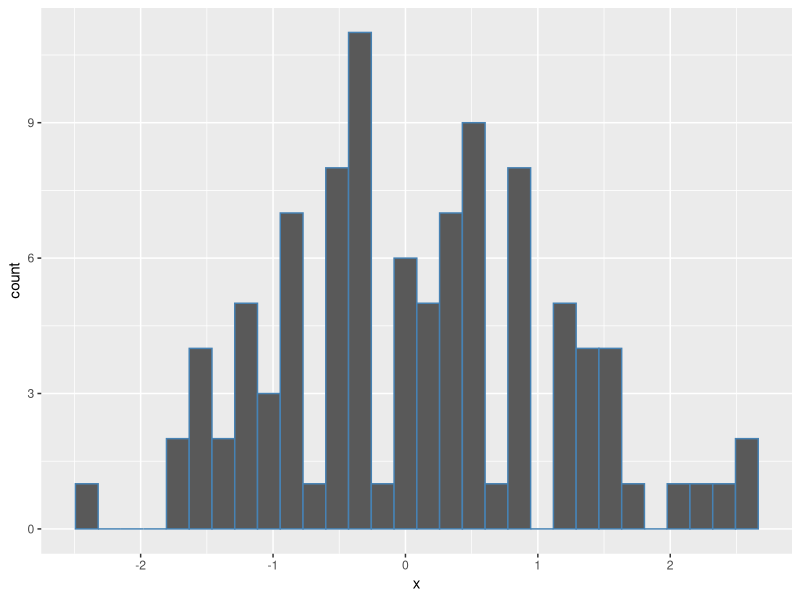

The R source for this figure:
## ---- chunk 1
#| label: intro_setup
#| echo: false
#| message: false
#| warning: false

library(ggplot2)

## ---- chunk 2
x <- rnorm(100)
ggplot() +
  geom_histogram(aes(x), colour = "steelblue")
